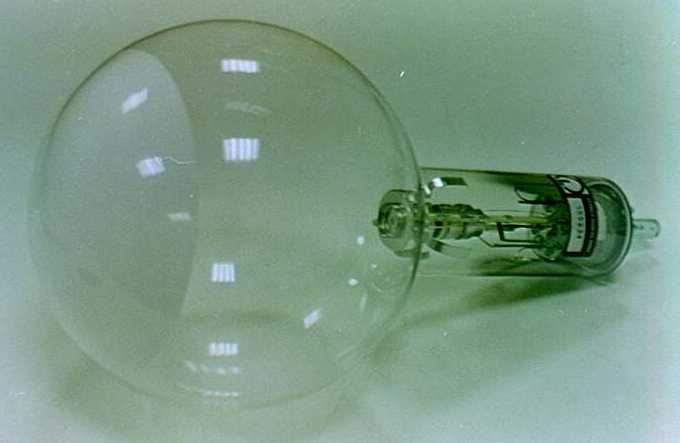
#> input picture 4. Diffrazione degli Elettroni/IMG1.JPG, 680 x 443 px
$ python -i scan_render.py   (imports and definitions only)
#> lines starting #> are read from the running program, lines starting #| are printed output that depends on the picture
"""Render a scan PDF (scansioni/NN-*.pdf) to PNG pages for page-by-page review.

Usage:
    python tools/scan_render.py <pdf-basename-without-ext> [zoom]

Example:
    python tools/scan_render.py 01-stern-gerlach
    python tools/scan_render.py 04-diffrazione 2.5

Outputs to scansioni/_png/<basename>/pNN.png
"""
import sys
import os
import fitz  # PyMuPDF
from PIL import Image, ImageOps, ImageEnhance


def enhance(path_in: str, path_out: str) -> None:
#> called with path_out = 'out.png'
    img = Image.open(path_in).convert("L")            # grayscale
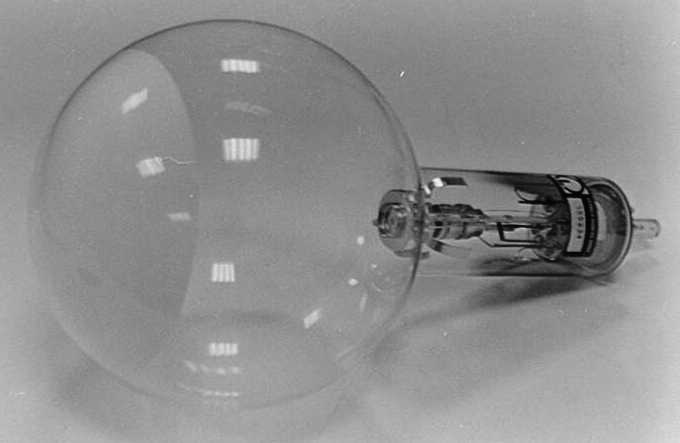
#> img: PIL image 680x443 L; min 1, max 245, mean 142.4
    img = ImageOps.autocontrast(img, cutoff=1)         # stretch histogram
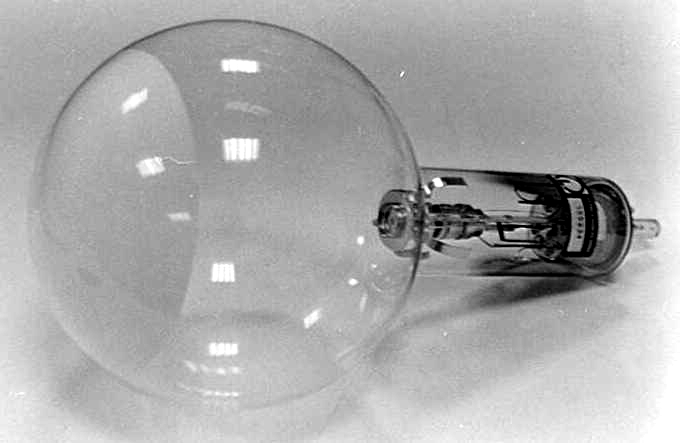
#> img: PIL image 680x443 L; min 0, max 255, mean 171.2
    img = ImageEnhance.Contrast(img).enhance(1.8)      # boost contrast
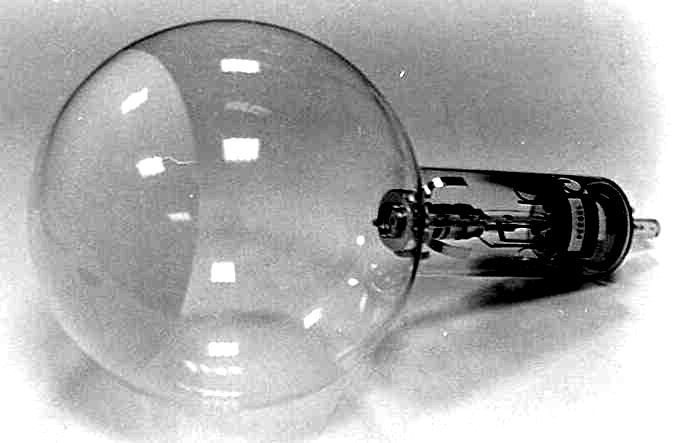
#> img: PIL image 680x443 L; min 0, max 255, mean 171.6
    img = ImageEnhance.Sharpness(img).enhance(1.6)     # sharpen text
    img.save(path_out)


def main() -> None:
    if len(sys.argv) < 2:
        print("usage: python tools/scan_render.py <basename> [zoom]")
        raise SystemExit(2)
    base = sys.argv[1]
    zoom = float(sys.argv[2]) if len(sys.argv) > 2 else 2.0
    src = os.path.join("scansioni", base + ".pdf")
    if not os.path.exists(src):
        print("NOT FOUND:", src)
        raise SystemExit(1)
    out = os.path.join("scansioni", "_png", base)
    os.makedirs(out, exist_ok=True)
    doc = fitz.open(src)
    mat = fitz.Matrix(zoom, zoom)
    for i, page in enumerate(doc, 1):
        pix = page.get_pixmap(matrix=mat)
        raw = os.path.join(out, f"p{i:02d}.png")
        pix.save(raw)
        enh = os.path.join(out, f"p{i:02d}_e.png")
        enhance(raw, enh)
        print("saved", enh, f"{pix.width}x{pix.height}")
    print(f"DONE: {doc.page_count} pages -> {out}")


# [2 lines not run here, left out]

>>> result = enhance('../4. Diffrazione degli Elettroni/IMG1.JPG', 'out.png')
